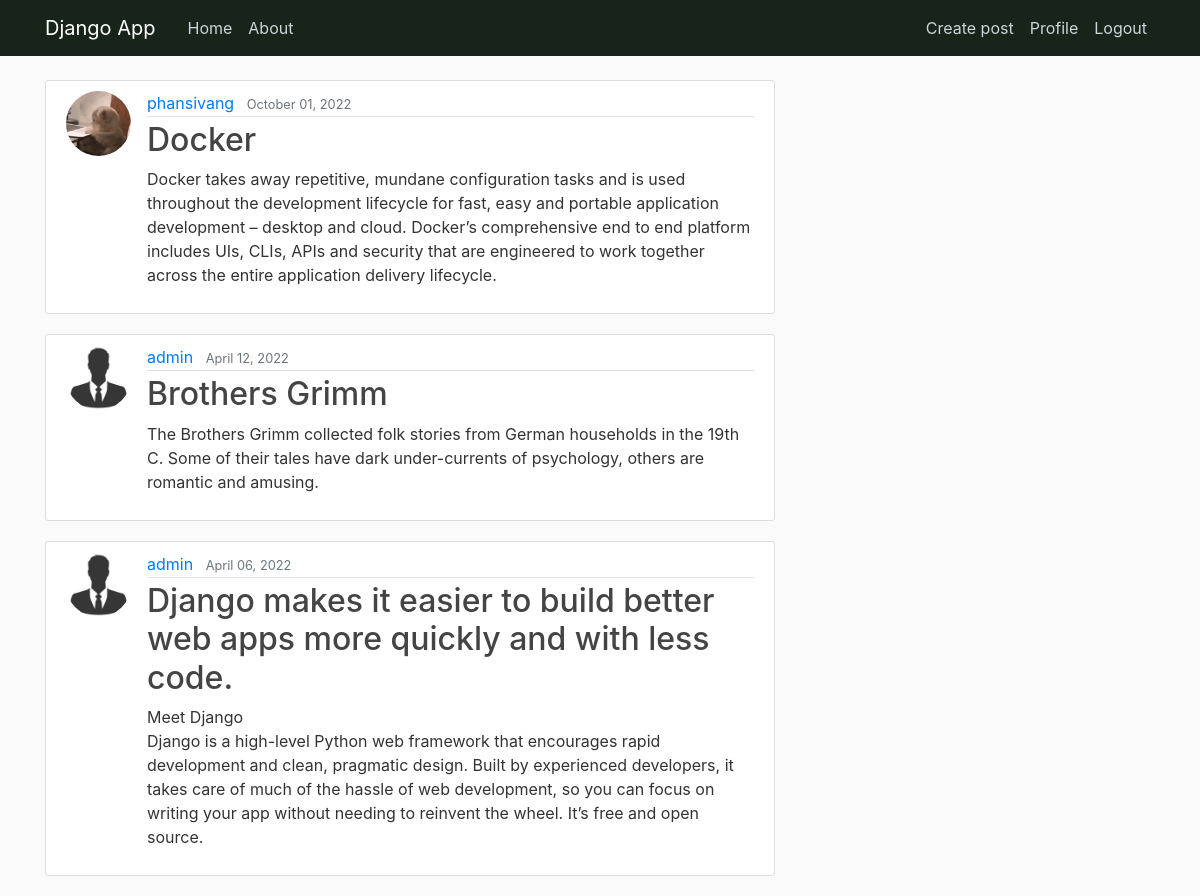
Screenshot of / (signed in) with the database file from the repository.
### app/models.py (models this page shows, shortened)
class Post(models.Model):
    title = models.CharField(max_length=200)
    body = models.TextField()
    date_posted = models.DateTimeField(auto_now_add=now)
    author = models.ForeignKey(User, on_delete=models.CASCADE)
    class Meta:
        ordering = ['-date_posted']

### users/models.py (models this page shows, shortened)
class Profile(models.Model):
    user = models.OneToOneField(User, on_delete=models.CASCADE)
    image = models.ImageField(default='default.jpg', upload_to='profile_pics')

### app/views.py (the view)
# urls.py: path('',views.homePage,name='home'),
@login_required(login_url='login')
def homePage(request):
    posts = Post.objects.all()
    return render(request, 'app/home.html', {'posts': posts})

### app/templates/app/home.html
{% extends "app/main.html" %}
{% block content %}
    {% for post in posts %}
        <article class="media content-section">
          <img class="rounded-circle article-img" src="{{ post.author.profile.image.url }}">
          <div class="media-body">
            <div class="article-metadata">
              <a class="mr-2" href="#">{{ post.author }}</a>
              <small class="text-muted">{{ post.date_posted|date:"F d, Y" }}</small>
            </div>
            <h2><a class="article-title" href="{% url 'Postview' post.id %}">{{ post.title }}</a></h2>
            <p class="article-content">{{ post.body }}</p>
          </div>
        </article>
    {% endfor %}
{% endblock content %}

### app/templates/app/main.html (shortened to what this page needs)
{% load static %}
<!DOCTYPE html>
<html>
<head>
    <link rel="stylesheet" href="https://maxcdn.bootstrapcdn.com/bootstrap/4.0.0/css/bootstrap.min.css">
    <link rel="stylesheet" type="text/css" href="{% static 'app/main.css' %}">
</head>
<body>
    <header class="site-header">
      <nav class="navbar navbar-expand-md navbar-dark bg-steel fixed-top">
        <div class="container">
          <a class="navbar-brand mr-4" href="{% url 'home' %}">Django App</a>
          <div class="collapse navbar-collapse" id="navbarToggle">
            <div class="navbar-nav mr-auto">
              <a class="nav-item nav-link" href="{% url 'home' %}">Home</a>
              <a class="nav-item nav-link" href="{% url 'home' %}">About</a>
            </div>
            <div class="navbar-nav">
              {% if user.is_authenticated %}
                  <a class="nav-item nav-link" href="{% url 'post' %}">Create post</a>
                  <a class="nav-item nav-link" href="{% url 'profile' %}">Profile</a>
                  <a class="nav-item nav-link" href="{% url 'logout' %}">Logout</a>
              {% else %}
                <a class="nav-item nav-link" href="{% url 'login' %}">Login</a>
                <a class="nav-item nav-link" href="{% url 'register' %}">Register</a>
              {% endif %}
            </div>
          </div>
        </div>
      </nav>
    </header>
    <main role="main" class="container">
      <div class="row">
        <div class="col-md-8">
          {% block content %}{% endblock %}
        </div>
      </div>
    </main>
</body>
</html>

### app/static/app/main.css (style rules this page uses)
body { background: #fafafa; color: #333333; margin-top: 5rem; }
h1, h2, h3, h4, h5, h6 { color: #444444; }
.bg-steel { background-color: #18241a; }
.site-header .navbar-nav .nav-link { color: #cbd5db; }
.content-section { background: #ffffff; padding: 10px 20px; border: 1px solid #dddddd; border-radius: 3px; margin-bottom: 20px; }
.article-title { color: #444444; }
.article-content { white-space: pre-line; }
.article-img { height: 65px; width: 65px; margin-right: 16px; }
.article-metadata { padding-bottom: 1px; margin-bottom: 4px; border-bottom: 1px solid #e3e3e3 }

### rows the page displays
Post: author.profile.image (picture), author "phansivang", date_posted "October 01, 2022", title "Docker", body "Docker takes away repetitive, mundane configuration tasks and is used throughout the development lifecycle for fast, easy and portable application development – desktop and cloud. Docker’s comprehensive end to end platform includes UIs, CLIs, APIs and security that are engineered to work together across the entire application delivery lifecycle."
Post: author.profile.image (picture), author "admin", date_posted "April 12, 2022", title "Brothers Grimm", body "The Brothers Grimm collected folk stories from German households in the 19th C. Some of their tales have dark under-currents of psychology, others are romantic and amusing."
Post: author.profile.image (picture), author "admin", date_posted "April 06, 2022", title "Django makes it easier to build better web apps more quickly and with less code.", body "Meet Django Django is a high-level Python web framework that encourages rapid development and clean, pragmatic design. Built by experienced developers, it takes care of much of the hassle of web development, so you can focus on writing your app without needing to reinvent the wheel. It’s free and open source."
